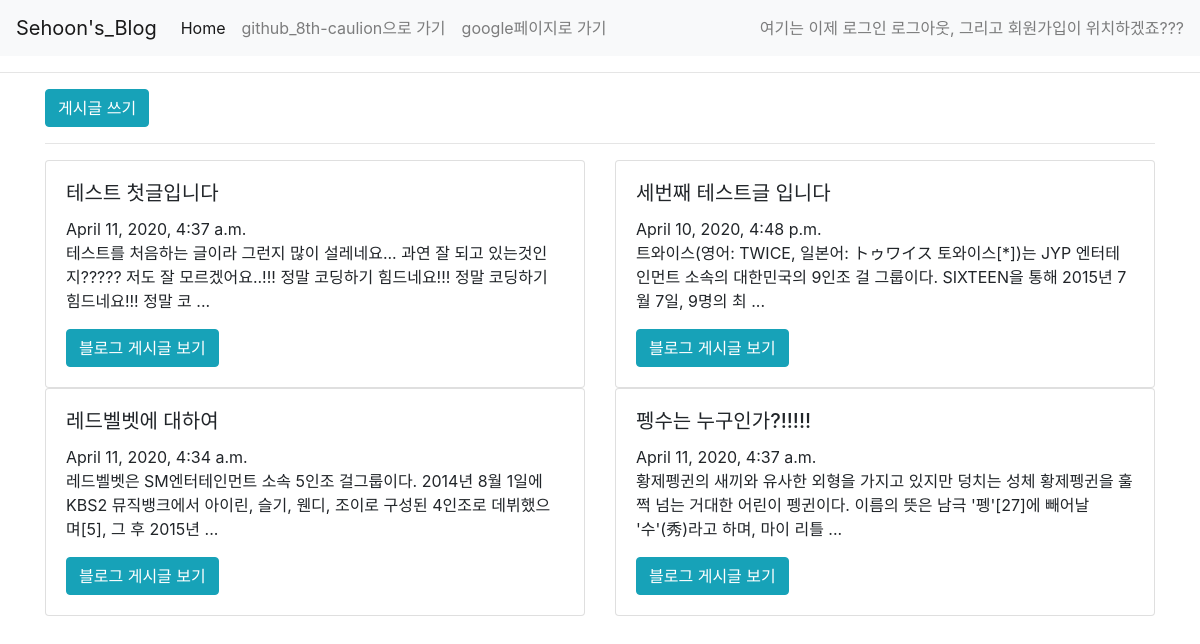
The app's page /, older data.
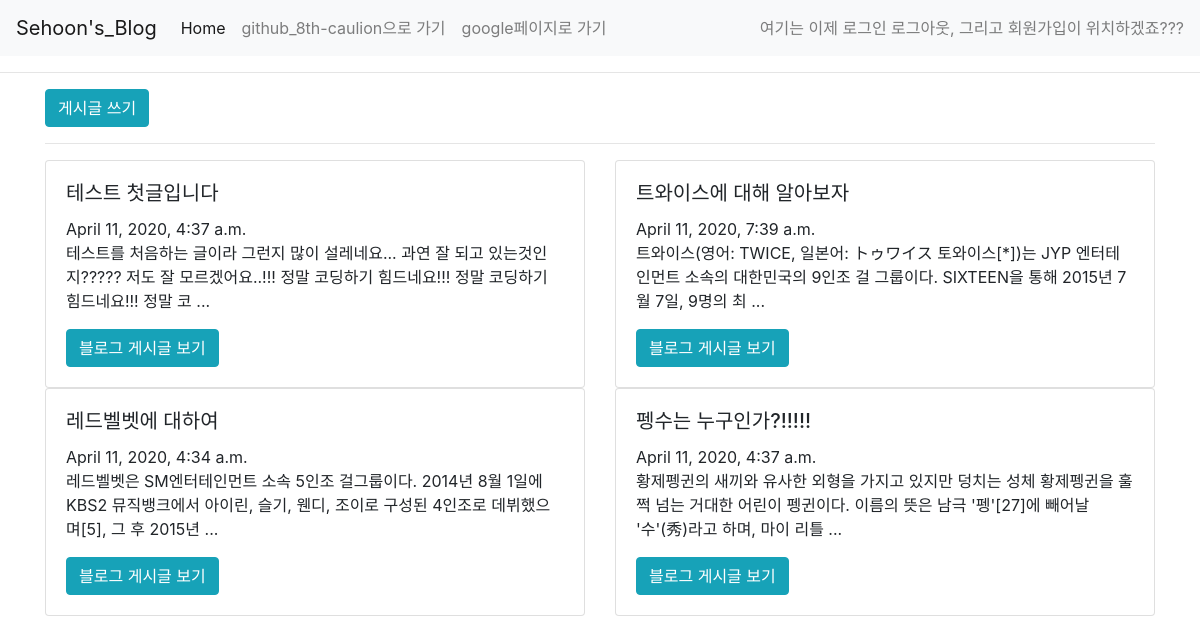
The same page, newer data.
### blogpost/models.py (models this page shows, shortened)
class Blog(models.Model):
    title = models.CharField(max_length = 200)
    pub_date = models.DateTimeField('date published')
    body = models.TextField()
    def summary(self):
        return self.body[:100]

### blogpost/views.py (the view)
# urls.py: 2. Add a URL to urlpatterns:  path('', views.home, name='home')
def home(request):
    blogs = Blog.objects #쿼리셋 개념 알아야됨!! 꼭꼭
    return render(request, 'home.html', {'blogs' : blogs})

### blogpost/templates/home.html
{% extends 'base.html' %}
{% block content %}
<a href="{% url 'new' %}"><button type="button" class="btn btn-info">게시글 쓰기</button></a>
<hr>
<div class="row">
    {% for blog in blogs.all %}
    <div class="col-sm-6">
        <div class="card" >
            <div class="card-body">
                <h5 class="card-title">{{blog.title}}</h5>
                {{blog.pub_date}}
                <p class="card-text">{{blog.summary}} ...</p>
                <a href="{% url 'detail' blog.id %}" class="btn btn-info">블로그 게시글 보기</a>
            </div>
        </div>
    </div>
    {% endfor %}
</div>
{% endblock content %}

Row changes from the older to the newer data that the page shows:
changed Blog: title "세번째 테스트글 입니다" → "트와이스에 대해 알아보자"; pub_date "April 10, 2020, 4:48 p.m." → "April 11, 2020, 7:39 a.m."
